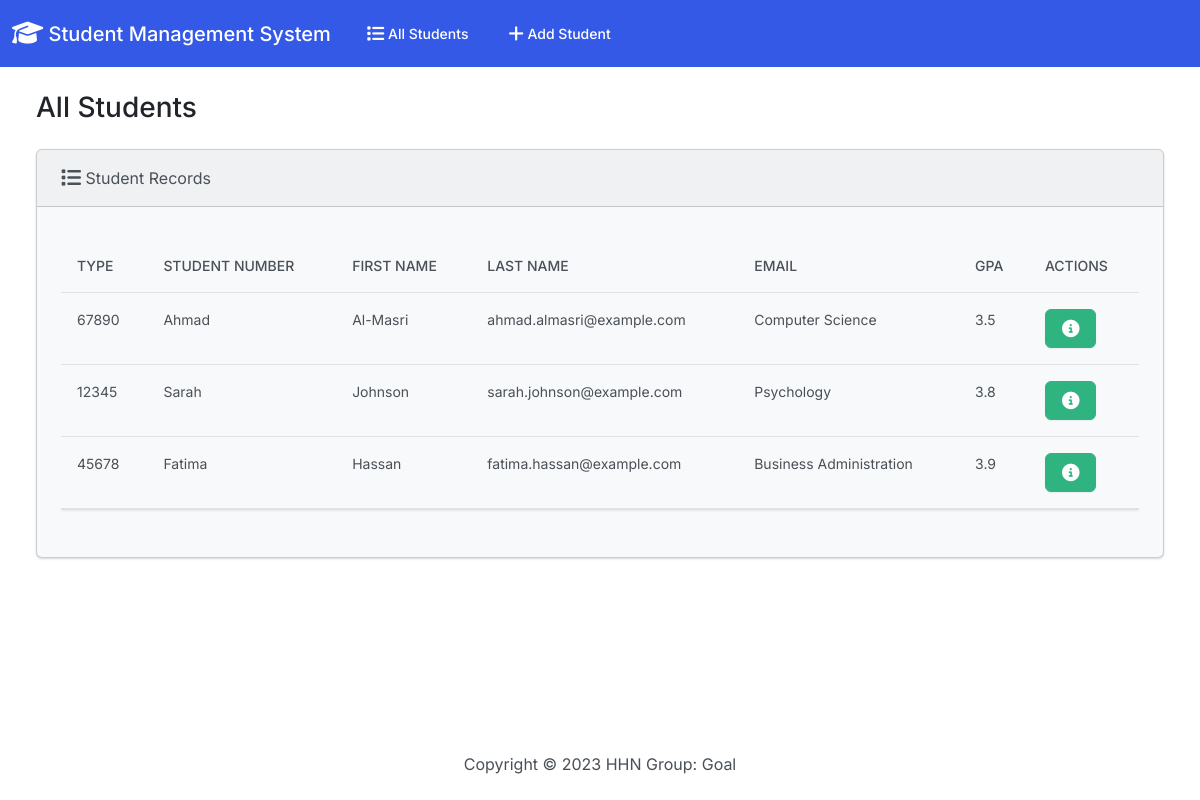
The page / on the database its author committed.
### students/models.py (models this page shows, shortened)
class Student(models.Model):
    student_number = models.PositiveBigIntegerField()
    first_name = models.CharField(max_length=50)
    last_name = models.CharField(max_length=50)
    email = models.EmailField(max_length=100)
    field_of_study = models.CharField(max_length=50)
    gpa = models.FloatField()

### students/views.py (the view)
# urls.py: path('', views.index, name='index'),
def index(request):
    return render(request, 'students/index.html', {
        'students': Student.objects.all()
    })

### students/templates/students/index.html (shortened to what this page needs)
{% load static %}
<!DOCTYPE html>
<html lang="en">
    <head>
        <link rel="stylesheet" href="https://cdnjs.cloudflare.com/ajax/libs/font-awesome/6.4.0/css/all.min.css"/>
        <link href="{% static 'css/bootstrap.min.css' %}" rel="stylesheet">
        <body class="d-flex flex-column min-vh-100">
            <nav class="navbar navbar-expand-lg navbar-dark bg-primary">
                <div class="container-fluid">
                  <a class="navbar-brand" href="#"> <i class="fa-solid fa-graduation-cap fa-lg"></i> Student Management System</a>
                  <div class="collapse navbar-collapse" id="navbarColor01">
                    <ul class="navbar-nav me-auto">
                      <li class="nav-item">
                        <a class="nav-link" href="#">
                             All Students</a>
                      </li>
                      <li class="nav-item">
                        <a class="nav-link" href="#">
                             Add Student</a>
                      </li>
                    </ul>
                  </div>
                </div>
              </nav>
            <div class="container-fluid">
                <h3 class="m-4">All Students </h3>
                <div class="row">
                    <div class="col-12">
                        {% if students %}
                        <div class="card bg-light mb-3 ms-4 me-4 mb-4">
                            <div class="card-header">
                                <i class="fa-solid fa-list fa-lg"></i> Student Records
                            </div>
                            <div class="card-body">
                              <p class="card-text">
                                <div class="table-responsive">
                                    <table class="table table-hover">
                                        <thead>
                                          <tr>
                                            <th scope="col">Type</th>
                                            <th scope="col">Student Number</th>
                                            <th scope="col">First Name</th>
                                            <th scope="col">Last Name</th>
                                            <th scope="col">Email</th>
                                            <th scope="col">GPA</th>
                                            <th scope="col">Actions</th>
                                          </tr>
                                        </thead>
                                        <tbody>
                                            {% for student in students %}
                                                <tr>
                                                    <td> {{ student.student_number }} </td>
                                                    <td> {{ student.first_name }} </td>
                                                    <td> {{ student.last_name }} </td>
                                                    <td> {{ student.email }} </td>
                                                    <td> {{ student.field_of_study }} </td>
                                                    <td> {{ student.gpa }} </td>
                                                    <td>
                                                        <button type="button" class="btn btn-success me-1" href="{% url 'view_student' student.id %}" data-bs-toggle="modal" data-bs-target="#myModal {{student.id}}">
                                                        </button>
                                                    </td>
                                                </tr>
                                            {% endfor %}
                                        </tbody>
                                      </table>
                                </div>
                              </p>
                            </div>
                          </div>
                        {% else %}
                            <h5 class="alert alert-primary ms-4 me-4">No Student Records</h5>
                        {% endif %}
                    </div>
                </div>
            </div>
            <footer class="mt-auto mb-4 ">
                <div class="text-center">
                    <span>
                        Copyright &copy; <script>document.write(new Date().getFullYear())</script> HHN Group: Goal
                    </span>
                </div>
            </footer>
        </body>
    </head>
</html>

### rows shown on the page
Student: student_number "67890", first_name "Ahmad", last_name "Al-Masri", email "ahmad.almasri@example.com", field_of_study "Computer Science", gpa "3.5"
Student: student_number "12345", first_name "Sarah", last_name "Johnson", email "sarah.johnson@example.com", field_of_study "Psychology", gpa "3.8"
Student: student_number "45678", first_name "Fatima", last_name "Hassan", email "fatima.hassan@example.com", field_of_study "Business Administration", gpa "3.9"
